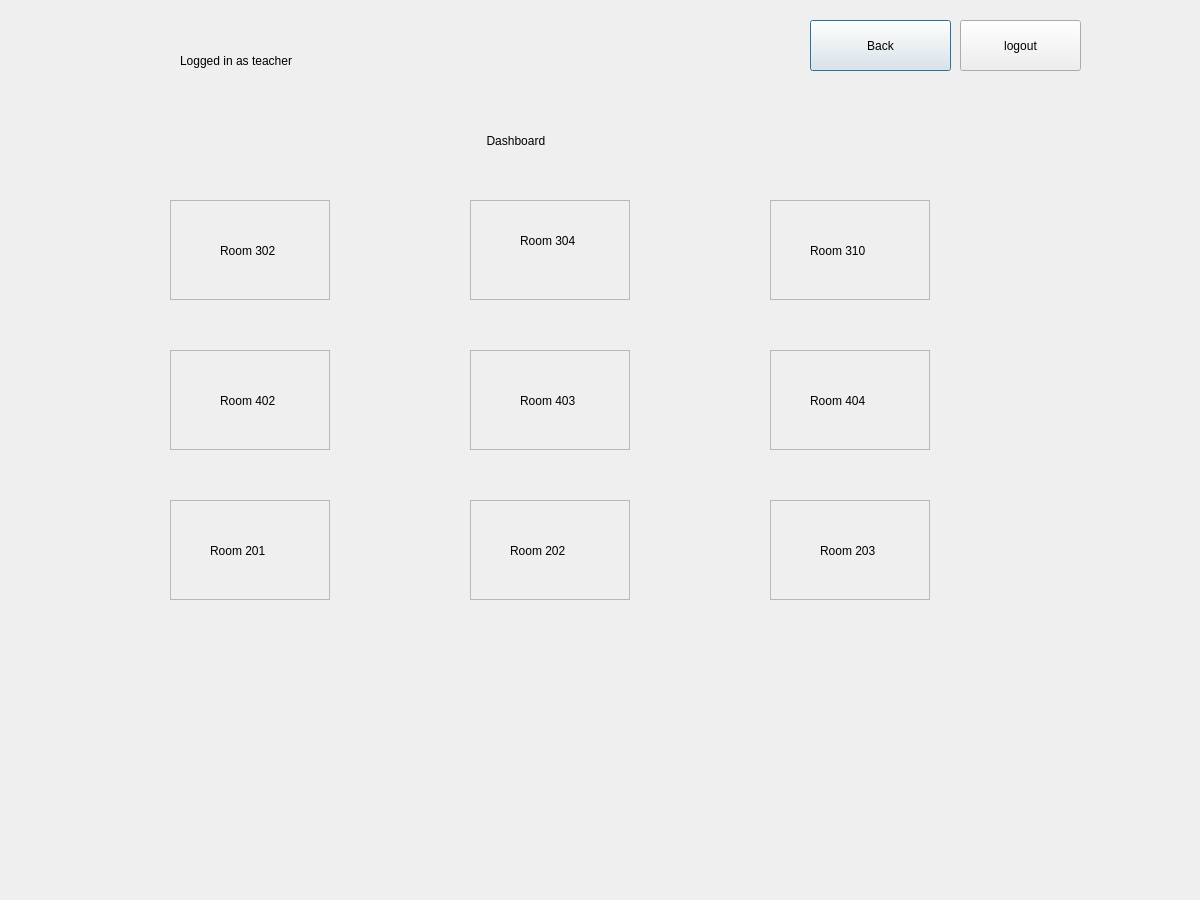
<?xml version="1.0" encoding="UTF-8"?>
<ui version="4.0">
 <class>Teachersearch</class>
 <widget class="QDialog" name="Teachersearch">
  <property name="geometry">
   <rect>
    <x>0</x>
    <y>0</y>
    <width>1200</width>
    <height>900</height>
   </rect>
  </property>
  <property name="windowTitle">
   <string>Dialog</string>
  </property>
  <widget class="QLabel" name="labelTime">
   <property name="geometry">
    <rect>
     <x>836</x>
     <y>120</y>
     <width>231</width>
     <height>51</height>
    </rect>
   </property>
   <property name="text">
    <string/>
   </property>
  </widget>
  <widget class="QFrame" name="frame4">
   <property name="geometry">
    <rect>
     <x>170</x>
     <y>350</y>
     <width>160</width>
     <height>100</height>
    </rect>
   </property>
   <property name="frameShape">
    <enum>QFrame::Shape::StyledPanel</enum>
   </property>
   <property name="frameShadow">
    <enum>QFrame::Shadow::Raised</enum>
   </property>
   <widget class="QLabel" name="label_11">
    <property name="geometry">
     <rect>
      <x>50</x>
      <y>40</y>
      <width>71</width>
      <height>21</height>
     </rect>
    </property>
    <property name="text">
     <string>Room 402</string>
    </property>
   </widget>
  </widget>
  <widget class="QFrame" name="frame1">
   <property name="geometry">
    <rect>
     <x>170</x>
     <y>200</y>
     <width>160</width>
     <height>100</height>
    </rect>
   </property>
   <property name="frameShape">
    <enum>QFrame::Shape::StyledPanel</enum>
   </property>
   <property name="frameShadow">
    <enum>QFrame::Shadow::Raised</enum>
   </property>
   <widget class="QLabel" name="label_3">
    <property name="geometry">
     <rect>
      <x>50</x>
      <y>40</y>
      <width>71</width>
      <height>21</height>
     </rect>
    </property>
    <property name="text">
     <string>Room 302</string>
    </property>
   </widget>
  </widget>
  <widget class="QLabel" name="logo">
   <property name="geometry">
    <rect>
     <x>30</x>
     <y>20</y>
     <width>141</width>
     <height>91</height>
    </rect>
   </property>
   <property name="text">
    <string/>
   </property>
  </widget>
  <widget class="QLabel" name="label">
   <property name="geometry">
    <rect>
     <x>180</x>
     <y>20</y>
     <width>221</width>
     <height>81</height>
    </rect>
   </property>
   <property name="text">
    <string>Logged in as teacher</string>
   </property>
  </widget>
  <widget class="QPushButton" name="pushButtonBack">
   <property name="geometry">
    <rect>
     <x>810</x>
     <y>20</y>
     <width>141</width>
     <height>51</height>
    </rect>
   </property>
   <property name="text">
    <string>Back</string>
   </property>
  </widget>
  <widget class="QFrame" name="frame3">
   <property name="geometry">
    <rect>
     <x>770</x>
     <y>200</y>
     <width>160</width>
     <height>100</height>
    </rect>
   </property>
   <property name="frameShape">
    <enum>QFrame::Shape::StyledPanel</enum>
   </property>
   <property name="frameShadow">
    <enum>QFrame::Shadow::Raised</enum>
   </property>
   <widget class="QLabel" name="label_5">
    <property name="geometry">
     <rect>
      <x>40</x>
      <y>40</y>
      <width>71</width>
      <height>21</height>
     </rect>
    </property>
    <property name="text">
     <string>Room 310</string>
    </property>
   </widget>
  </widget>
  <widget class="QFrame" name="frame5">
   <property name="geometry">
    <rect>
     <x>470</x>
     <y>350</y>
     <width>160</width>
     <height>100</height>
    </rect>
   </property>
   <property name="frameShape">
    <enum>QFrame::Shape::StyledPanel</enum>
   </property>
   <property name="frameShadow">
    <enum>QFrame::Shadow::Raised</enum>
   </property>
   <widget class="QLabel" name="label_8">
    <property name="geometry">
     <rect>
      <x>50</x>
      <y>40</y>
      <width>71</width>
      <height>21</height>
     </rect>
    </property>
    <property name="text">
     <string>Room 403</string>
    </property>
   </widget>
  </widget>
  <widget class="QFrame" name="frame7">
   <property name="geometry">
    <rect>
     <x>170</x>
     <y>500</y>
     <width>160</width>
     <height>100</height>
    </rect>
   </property>
   <property name="frameShape">
    <enum>QFrame::Shape::StyledPanel</enum>
   </property>
   <property name="frameShadow">
    <enum>QFrame::Shadow::Raised</enum>
   </property>
   <widget class="QLabel" name="label_12">
    <property name="geometry">
     <rect>
      <x>40</x>
      <y>40</y>
      <width>71</width>
      <height>21</height>
     </rect>
    </property>
    <property name="text">
     <string>Room 201</string>
    </property>
   </widget>
  </widget>
  <widget class="QFrame" name="frame6">
   <property name="geometry">
    <rect>
     <x>770</x>
     <y>350</y>
     <width>160</width>
     <height>100</height>
    </rect>
   </property>
   <property name="frameShape">
    <enum>QFrame::Shape::StyledPanel</enum>
   </property>
   <property name="frameShadow">
    <enum>QFrame::Shadow::Raised</enum>
   </property>
   <widget class="QLabel" name="label_6">
    <property name="geometry">
     <rect>
      <x>40</x>
      <y>40</y>
      <width>71</width>
      <height>21</height>
     </rect>
    </property>
    <property name="text">
     <string>Room 404</string>
    </property>
   </widget>
  </widget>
  <widget class="QFrame" name="frame2">
   <property name="geometry">
    <rect>
     <x>470</x>
     <y>200</y>
     <width>160</width>
     <height>100</height>
    </rect>
   </property>
   <property name="frameShape">
    <enum>QFrame::Shape::StyledPanel</enum>
   </property>
   <property name="frameShadow">
    <enum>QFrame::Shadow::Raised</enum>
   </property>
   <widget class="QLabel" name="label_4">
    <property name="geometry">
     <rect>
      <x>50</x>
      <y>30</y>
      <width>71</width>
      <height>21</height>
     </rect>
    </property>
    <property name="text">
     <string>Room 304</string>
    </property>
   </widget>
  </widget>
  <widget class="QPushButton" name="pushButton">
   <property name="geometry">
    <rect>
     <x>960</x>
     <y>20</y>
     <width>121</width>
     <height>51</height>
    </rect>
   </property>
   <property name="text">
    <string>logout</string>
   </property>
  </widget>
  <widget class="QFrame" name="frame8">
   <property name="geometry">
    <rect>
     <x>470</x>
     <y>500</y>
     <width>160</width>
     <height>100</height>
    </rect>
   </property>
   <property name="frameShape">
    <enum>QFrame::Shape::StyledPanel</enum>
   </property>
   <property name="frameShadow">
    <enum>QFrame::Shadow::Raised</enum>
   </property>
   <widget class="QLabel" name="label_9">
    <property name="geometry">
     <rect>
      <x>40</x>
      <y>40</y>
      <width>71</width>
      <height>21</height>
     </rect>
    </property>
    <property name="text">
     <string>Room 202</string>
    </property>
   </widget>
  </widget>
  <widget class="QLabel" name="label_2">
   <property name="geometry">
    <rect>
     <x>390</x>
     <y>110</y>
     <width>321</width>
     <height>61</height>
    </rect>
   </property>
   <property name="text">
    <string>                             Dashboard</string>
   </property>
  </widget>
  <widget class="QFrame" name="frame9">
   <property name="geometry">
    <rect>
     <x>770</x>
     <y>500</y>
     <width>160</width>
     <height>100</height>
    </rect>
   </property>
   <property name="frameShape">
    <enum>QFrame::Shape::StyledPanel</enum>
   </property>
   <property name="frameShadow">
    <enum>QFrame::Shadow::Raised</enum>
   </property>
   <widget class="QLabel" name="label_7">
    <property name="geometry">
     <rect>
      <x>50</x>
      <y>40</y>
      <width>71</width>
      <height>21</height>
     </rect>
    </property>
    <property name="text">
     <string>Room 203</string>
    </property>
   </widget>
  </widget>
 </widget>
 <resources/>
 <connections/>
</ui>
